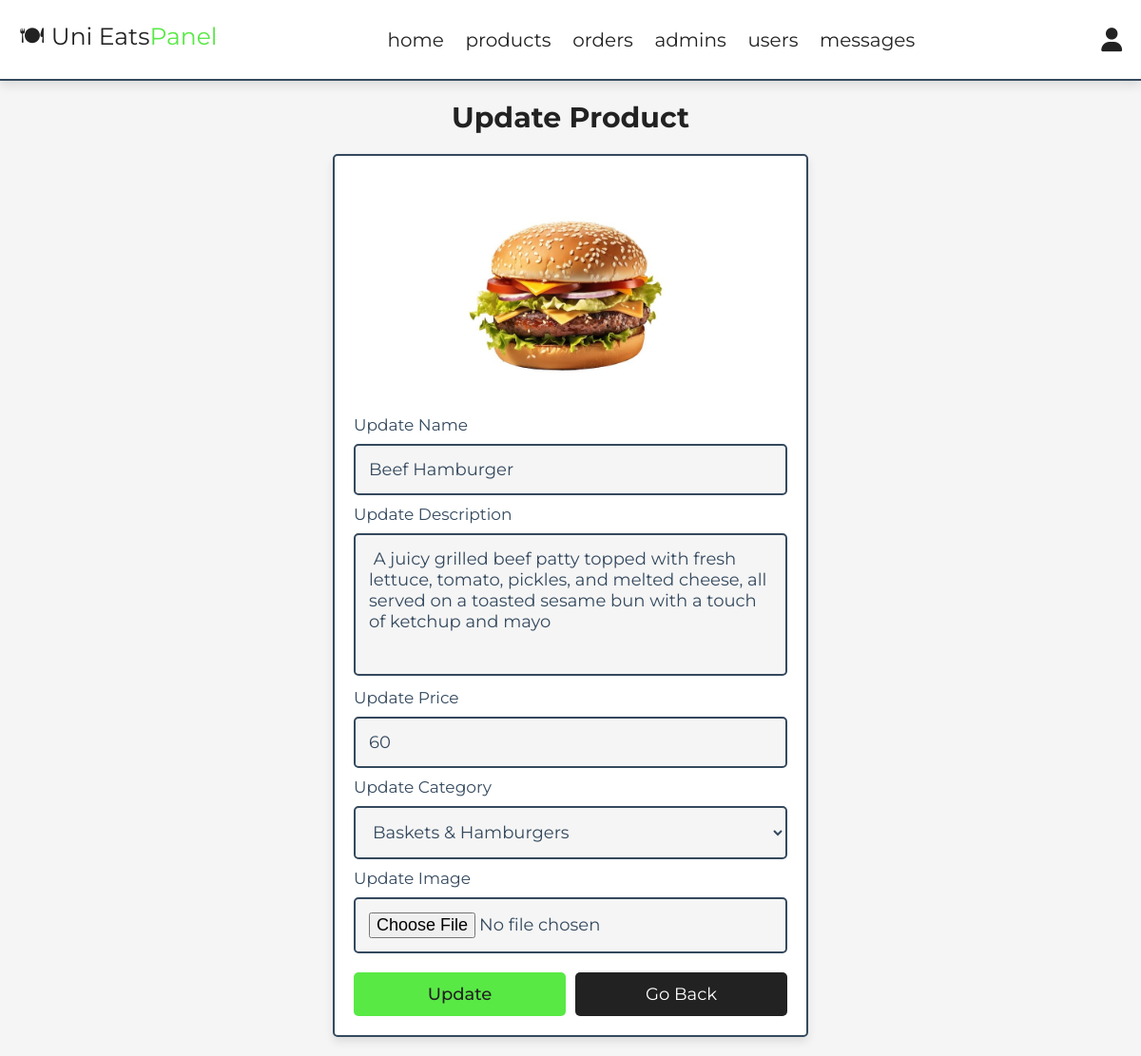
Screenshot of /admin/update_product.php?update=27 (signed in) with the database file from the repository.
### tables this page shows
CREATE TABLE `menu` (
  `Item_id` int(11) NOT NULL,
  `Category` varchar(50) NOT NULL,
  `Item_Name` varchar(50) NOT NULL,
  `Item_Price` double NOT NULL,
  `Item_Description` varchar(250) NOT NULL,
  `Item_Availability` int(100) DEFAULT NULL,
  `Item_Image` varchar(100) DEFAULT NULL
);

### admin/update_product.php (the view, shortened to what this page needs)
<?php
include '../elements/dbconnect.php';
?>
<!DOCTYPE html>
<html lang="en">
<head>
   <link rel="stylesheet" href="https://cdnjs.cloudflare.com/ajax/libs/font-awesome/6.1.1/css/all.min.css">
   <link rel="stylesheet" href="admin_style.css">
</head>
<body>
<?php include '../elements/admin_header.php' ?>
<section class="update-product">
   <h1 class="heading">Update Product</h1>
   <?php
      $update_id = $_GET['update'];
      $show_products = $conn->prepare("SELECT * FROM `menu` WHERE Item_id = ?");
      $show_products->bind_param("i", $update_id);
      $show_products->execute();
      $result = $show_products->get_result();
      if ($result->num_rows > 0) {
         while ($fetch_products = $result->fetch_assoc()) {
   ?>
   <form action="" method="POST" enctype="multipart/form-data">
      <img src="../uploaded_img/<?= $fetch_products['Item_Image']; ?>" alt="">
      <span>Update Name</span>
      <input type="text" required placeholder="Enter product name" name="Item_Name" maxlength="100" class="box" value="<?= $fetch_products['Item_Name']; ?>">
      <span>Update Description</span>
      <textarea name="Item_description" maxlength="200" required class="box" placeholder="Enter product description"><?= $fetch_products['Item_Description']; ?></textarea>
      <span>Update Price</span>
      <input type="number" min="0" max="9999999999" required placeholder="Enter product price" name="Item_price" class="box" value="<?= $fetch_products['Item_Price']; ?>">
      <span>Update Category</span>
      <select name="Category" class="box" required>
         <option selected value="<?= $fetch_products['Category']; ?>"><?= $fetch_products['Category']; ?></option>
      </select>
      <span>Update Image</span>
      <input type="file" name="Item_image" class="box" accept="image/jpg, image/jpeg, image/png, image/webp">
      <div class="flex-btn">
         <input type="submit" value="Update" class="btn" name="update">
         <a href="products.php" class="option-btn">Go Back</a>
      </div>
   </form>
   <?php
         }
      } else {
         echo '<p class="empty">No products found!</p>';
      }
   ?>
</section>
</body>
</html>

### admin/admin_style.css (style rules this page uses)
:root { --main-color:#4834d4; --red:#e74c3c; --orange:#f39c12; --black:#34495e; --white:#fff; --light-bg:#f5f5f5; --light-color:#999; --border:.2rem solid var(--black); --box-shadow:0 .5rem 1rem rgba(0,0,0,.1); }
* { font-family: 'Montserrat', sans-serif; margin:0; padding:0; box-sizing: border-box; text-decoration: none; outline: none; border:none; }
html { font-size: 62.5%; overflow-x: hidden; }
body { background-color: var(--light-bg); }
section { max-width: 1200px; margin:0 auto; padding:2rem; }
.btn, .delete-btn, .option-btn { display: block; margin-top: 1rem; border-radius: .5rem; cursor: pointer; width: 100%; font-size: 1.8rem; color:var(--white); padding:1.2rem 3rem; text-transform: capitalize; text-align: center; }
.btn { background-color: rgb(88, 233, 69); color: #222; font-weight: 500; cursor: pointer; text-transform: capitalize; transition: .2s linear; }
.option-btn { background-color: #222; }
.flex-btn { display: flex; gap:1rem; }
.heading { text-align: center; margin-bottom: 2rem; text-transform: capitalize; color:#222; font-size: 3rem; }
.update-product form { margin:0 auto; max-width: 50rem; background-color: var(--white); border-radius: .5rem; box-shadow: var(--box-shadow); border:var(--border); padding:2rem; }
.update-product form img { height: 25rem; width: 100%; object-fit: contain; }
.update-product form .box { background-color: var(--light-bg); border:var(--border); width: 100%; padding:1.4rem; font-size: 1.8rem; color:var(--black); border-radius: .5rem; margin: 1rem 0; }
.update-product form textarea { height: 15rem; resize: none; }
.update-product form span { font-size: 1.7rem; color:var(--black); }

### rows the page displays
menu: Item_Image (picture), Item_Name "Beef Hamburger", Item_description "A juicy grilled beef patty topped with fresh lettuce, tomato, pickles, and melted cheese, all served on a toasted sesame bun with a touch of ketchup and mayo", Item_price "60", Category "Baskets & Hamburgers"
